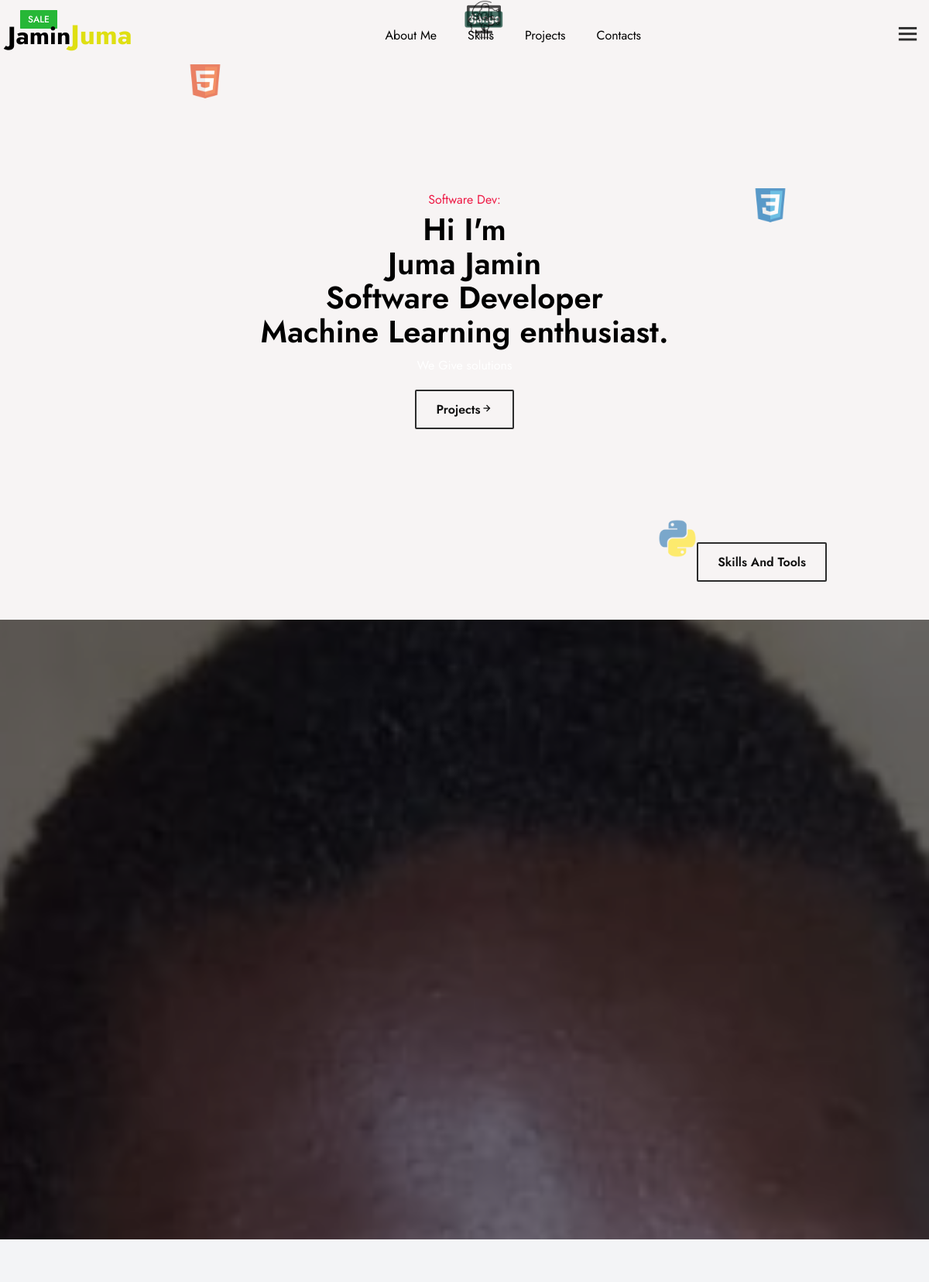
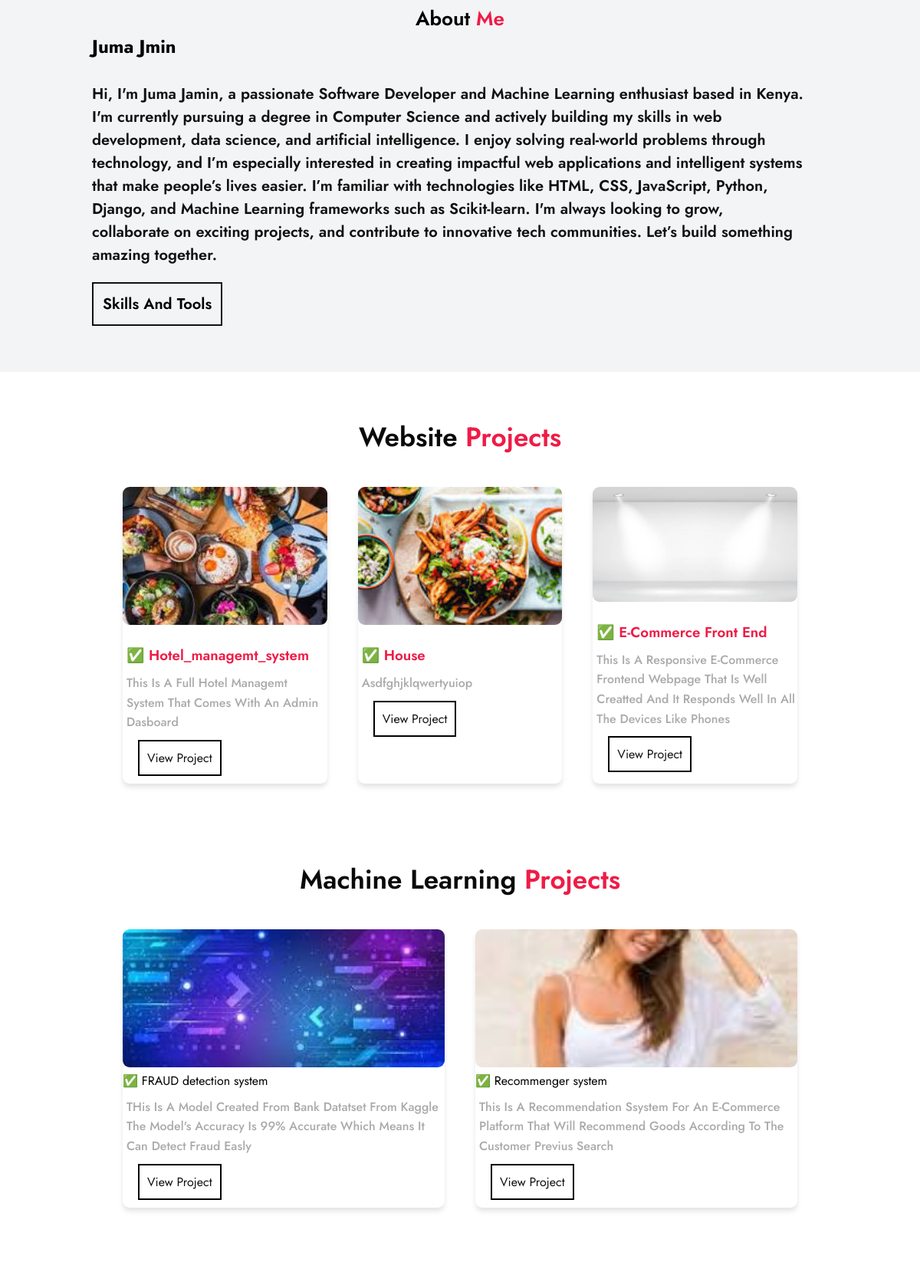
The page / (upper part) on the database its author committed (2 pictures, top to bottom).
### main/models.py (models this page shows, shortened)
class Portfolio(models.Model):
    name = models.CharField(max_length=100)
    bio = models.TextField()
    profile_image = models.ImageField(upload_to='profile/')

class Project(models.Model):
    title = models.CharField(max_length=100)
    description = models.TextField()
    created_at = models.DateTimeField(auto_now=True)
    image = models.ImageField(upload_to='projects/')
    urls = models.URLField(blank=False)

class Ml_Projects(models.Model):
    title = models.CharField(max_length=100)
    description = models.TextField()
    created_at = models.DateTimeField(auto_now=True)
    image = models.ImageField(upload_to='projects/')
    urls = models.URLField(blank=False)

### main/views.py (the view)
# urls.py: 2. Add a URL to urlpatterns:  path('', views.home, name='home')
def home(request):
    projects = Project.objects.all()
    portfolio = Portfolio.objects.first()  # Assuming you want the first portfolio entry
    mlprojecs = Ml_Projects.objects.all()
    return render(request, 'portfolio/home.html', {
        'projects': projects,
        'portfolio': portfolio,
        'mlprojecs':mlprojecs,
    }
    )

### templates/portfolio/home.html (shortened to what this page needs)
{% load static %}
<!DOCTYPE html>
<html lang="en">
<head>
    <link rel="stylesheet" href="https://unpkg.com/boxicons@latest/css/boxicons.css">
    <link rel="stylesheet" href="{% static 'css/style.css' %}">
</head>
<body>
    <header>
        <h1 class="logo">Jamin<span>Juma</span></h1>
        <ul class="navmenue">
            <a href="{% url 'dashboard' %}">About Me</a>
            <a href="{% url 'skills' %}">Skills</a>
            <a href="#trending ">Projects</a>
            <a href="#contucts ">Contacts</a>
        </ul>
        <div class="nav-icon">
            <div class="bx bx-menu" id="menu-icon"></div>
        </div>
    </header>
  <section class="description">
  <div class="main-text">
      <h3>Software Dev:</h3>
      <h1>Hi I'm <br>Juma Jamin <br>Software Developer <br>Machine Learning enthusiast.</h1>
      <p>We Give solutions</p>
      <a href="#trending" class="main-btn">Projects<i class="bx bx-right-arrow-alt"></i></a>
      <div class="arrow-down">
      <a href="{% url 'skills' %}" class="skills">Skills And Tools</a>
      </div>
  </div>
  <div class="floating-icons">
    <img src="{% static 'images/html.png' %}" class="tech-icon html">
    <img src="{% static 'images/css.png' %}" class="tech-icon css">
    <img src="{% static 'images/sql.png' %}" class="tech-icon js">
    <img src="{% static 'images/python.png' %}" class="tech-icon python">
    <img src="{% static 'images/django.png' %}" class="tech-icon flask">
    <img src="{% static 'images/ml.png' %}" class="tech-icon flask">
  </div>
</section>
  <section class="bg-section" style="background-image: url('{{portfolio.profile_image.url}}');">
 </section>
    <section class="profile-detail" id="about">
    <div class="profile">
        <div class="details">
          <h2>About <span>Me</span></h2>
            <h1>{{ portfolio.name }}</h1>
            <p>{{ portfolio.bio }}</p>
        </div>
    </div>
    <a href="{% url 'skills' %}">Skills And Tools</a>
  </section>
  <section class="projects" id="trending">
    <h2>Website <span>Projects</span></h2>
    <div class="project-grid">
      {% for project in projects %}
        <div class="card">
          <img src="{{ project.image.url }}" alt="{{ project.title }}">
          <div class="product-text">
            <h5>Sale</h5>
          </div>
          <h3>✅ {{ project.title }}</h3>
          <p>{{ project.description }}</p>
          <a href="{{ project.urls }}" target="_blank">View Project</a>
        </div>
      {% endfor %}
    </div>
  </section>
    <section class="projects" id="ml">
    <h2>Machine Learning <span>Projects</span></h2>
    <div class="project-grid">
      {% for mlprojec in mlprojecs %}
        <div class="card">
          <img src="{{ mlprojec.image.url }}" alt="{{ mlprojec.title }}">
          <div class="product-text">
            <h5>Sale</h5>
          </div
          <h3>✅ {{ mlprojec.title }}</h3>
          <p>{{ mlprojec.description }}</p>
          <a href="{{ project.urls }}" target="_blank">View Project</a>
        </div>
      {% endfor %}
    </div>
  </section>
</body>
</html>

### static/css/style.css (style rules this page uses)
* { margin: 0; padding: 0; box-sizing: border-box; scroll-behavior: smooth; font-family: "Jost", sans-serif; font-optical-sizing: auto; font-weight: weight; list-style: none; text-decoration: none }
header { position: fixed; width: 100%; top: 0; right: 0; z-index: 1000; display: flex; justify-content: space-between; align-items: center; padding: 20px 10px; }
.navmenue { display: flex; }
.navmenue a { padding: 10px 20px; text-transform: capitalize; transition: all .45s ease; font-size: 20x; font-weight: 400; color: #000; }
.logo span { color: rgb(223, 223, 18); font-size: 35px; }
section { padding: 5% 10%; }
.description { position: relative; min-height: 100vh; background-color: #f7f4f4; color: white; display: flex; align-items: center; justify-content: center; text-align: center; overflow: hidden; }
.floating-icons { position: absolute; width: 100%; height: 100%; top: 0; left: 0; pointer-events: none; z-index: 1; }
.tech-icon { position: absolute; width: 50px; opacity: 0.7; animation: float 6s ease-in-out infinite, rotate 20s linear infinite; }
.tech-icon.html { top: 10%; left: 20%; }
.tech-icon.css { top: 30%; right: 15%; }
.tech-icon.python { bottom: 10%; right: 25%; }
.main-text h1 { font-size: 40px; line-height: 1.1; margin: 5px 0 10px; font-weight: 600; color: #000; }
.main-text h3 { font-size: 16px; color: #EE1c47; font-weight: 400; }
.main-btn { border: 2px solid #2c2c2c; padding: 12px 25px; display: inline-block; text-transform: capitalize; color: #111; font-size: 16px; font-weight: 600; transition: all .42s ease; margin-top: 20px; border-radius: 2px; }
.skills { border: 2px solid #2c2c2c; padding: 12px 25px; display: inline-block; text-transform: capitalize; color: #111; font-size: 16px; font-weight: 600; transition: all .42s ease; margin-top: 20px; border-radius: 2px; }
.arrow-down { position: absolute ; top: 85%; right: 11%; }
.project-grid { display: grid; gap: 40px; padding: 0px 40px 40px; grid-template-columns: repeat(auto-fit,minmax(250px,1fr)); flex-wrap: wrap; flex-shrink: 1; }
.card img { width: 100%; max-height: 180px; object-fit: cover; border-radius: 9px; }
.card { box-shadow: 0px 5px 6px rgba(0,0,0,0.1); border-radius: 9px; }
.card p { font-size: 16px; font-weight: 500; color: #aaa; line-height: 1.6; margin-top: 10px; margin-left: 5px; text-transform: capitalize; transition: all .45s ease; }
.card a { border: 2px solid #000; padding: 10px 10px; display: inline-block; margin-top: 10px; margin-bottom: 10px; margin-left: 20px; color: #111; }
.card h3 { color: #EE1c47; margin-left: 5px; font-weight: 17px; padding-top: 20px; font-weight: 600; text-transform: capitalize; transition: all .45s ease; }
.projects h2 { text-align: center; color: #0a0a0a; margin-bottom: 40px; font-size: 35px; font-weight: 600; text-transform: capitalize; transition: all .45s ease; }
h2 span { color: #EE1c47; }
.profile { display: grid; grid-template-columns: repeat(auto-fit,minmax(260px,auto)); grid: 2rem; }
.profile-detail { background-color: #F3F4F6; }
.profile p { padding-right: 30px; line-height: 1.5; font-size: 20px; font-weight: 600; color: #111; padding-top: 30px; }
.bg-section { position: relative; height: 100vh; background-size: cover; background-position: center; background-attachment: fixed; }
.bg-section::before { content: ''; position: absolute; top: 0; left: 0; width: 100%; height: 100%; background: rgba(0, 0, 0, 0.5); z-index: 1; }
.details h2 { text-align: center; font-weight: 600; font-size: 26px; text-transform: capitalize; transition: all .45s ease; }
#ml { margin-top: 0; padding-top: 0px; }
.profile-detail a { color: #000; font-size: 20px; font-weight: 600; border: 2px solid #111; padding: 12px 12px ; display: inline-block; margin-top: 20px; }
.product-text h5 { position: absolute; top: 13px; left: 26px; color: #fff; font-size: 12px; font-weight: 500; text-transform: uppercase; background-color: #27b737; padding: 3px 10px; border-radius: 2px; }
#menu-icon { font-size: 35px; color: #2c2c2c; z-index: 1001; cursor: pointer; }

### rows shown on the page
Portfolio: profile_image (picture), name "Juma Jmin", bio "Hi, I'm Juma Jamin, a passionate Software Developer and Machine Learning enthusiast based in Kenya. I'm currently pursuing a degree in Computer Science and actively building my skills in web development, data science, and artificial intelligence. I enjoy solving real-world problems through technology, and I’m especially interested in creating impactful web applications and intelligent systems that make people’s lives easier. I’m familiar with technologies like HTML, CSS, JavaScript, Python, Django, and Machine Learning frameworks such as Scikit-learn. I'm always looking to grow, collaborate on exciting projects, and contribute to innovative tech communities. Let’s build something amazing…"
Project: image (picture), title "Hotel_managemt_system", description "This Is A Full Hotel Managemt System That Comes With An Admin Dasboard"
Project: image (picture), title "House", description "Asdfghjklqwertyuiop"
Project: image (picture), title "E-Commerce Front End", description "This Is A Responsive E-Commerce Frontend Webpage That Is Well Creatted And It Responds Well In All The Devices Like Phones"
Ml_Projects: image (picture), title "FRAUD detection system", description "THis Is A Model Created From Bank Datatset From Kaggle The Model's Accuracy Is 99% Accurate Which Means It Can Detect Fraud Easly"
Ml_Projects: image (picture), title "Recommenger system", description "This Is A Recommendation Ssystem For An E-Commerce Platform That Will Recommend Goods According To The Customer Previus Search"
